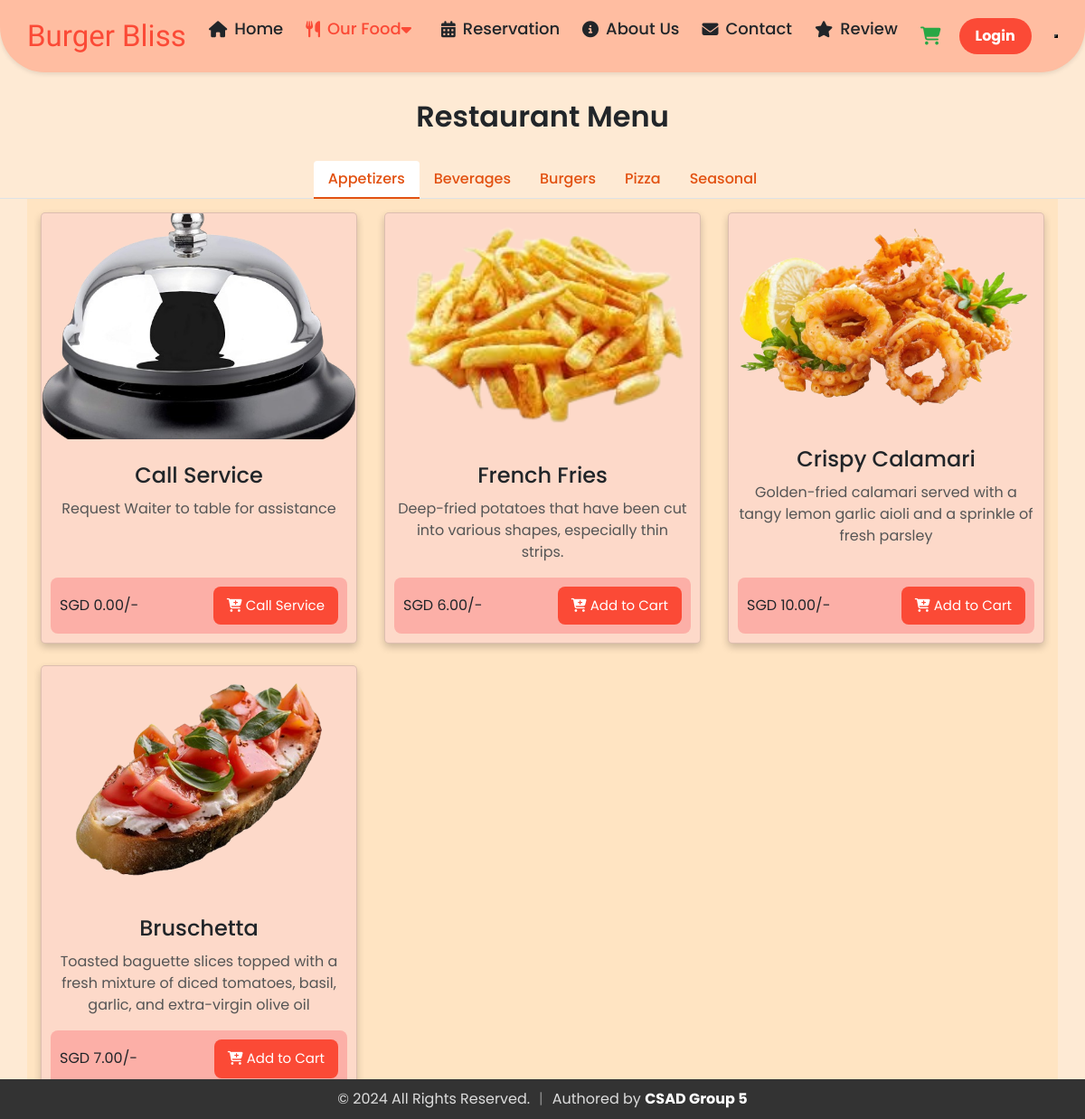
The page /php/menu.php?category=appetizer on the database its author committed.
### tables this page shows
CREATE TABLE `menu_items` (
  `id` int(11) NOT NULL,
  `catName` varchar(100) NOT NULL,
  `itemName` varchar(255) NOT NULL,
  `description` text DEFAULT NULL,
  `price` decimal(10,2) NOT NULL,
  `image` varchar(255) DEFAULT NULL,
  `status` enum('Available','Unavailable') DEFAULT 'Available'
);

### php/menu.php (the view, shortened to what this page needs)
<?php
include 'db_connection.php';
$categoryQuery = 'SELECT catName FROM menu_categories';
$categoryResult = $conn->query($categoryQuery);
$categories = [];
if ($categoryResult) {
    while ($row = $categoryResult->fetch_assoc()) {
        $categories[] = $row['catName'];
    }
} else {
    echo "";
}
$selectedCategory = isset($_GET['category']) ? strtolower(trim($_GET['category'])) : strtolower($categories[0]);
$validCategories = array_map('strtolower', $categories);
if (!in_array($selectedCategory, $validCategories)) {
    $selectedCategory = strtolower($categories[0]);
}
$activeIndex = array_search($selectedCategory, $validCategories);
?>
<!DOCTYPE html>
<html lang="en">
<head>
    <link rel='stylesheet' href='https://cdnjs.cloudflare.com/ajax/libs/twitter-bootstrap/4.5.2/css/bootstrap.min.css' />
    <link rel='stylesheet' href='https://cdnjs.cloudflare.com/ajax/libs/font-awesome/5.15.4/css/all.min.css' />
    <link rel="stylesheet" href="../css/menu.css">
</head>
<body>
    <?php
    if (isset($_SESSION['userloggedin']) && $_SESSION['userloggedin']) {
      include 'navbar_loggedIn.php';
    } else {
      include 'navbar.php';
    }
    ?>
    <div class="heading">
        <div class="heading-title">Restaurant Menu</div>
    </div>
    <div class="category-nav">
        <ul class="nav nav-tabs justify-content-center" id="categoryTab">
            <?php foreach ($categories as $index => $category): ?>
                <?php
                    $categorySlug = strtolower($category);
                    $isActive = ($index === $activeIndex) ? 'active' : '';
                ?>
                <li class="nav-item">
                    <a class="nav-link <?= $isActive ?>" id="<?= $categorySlug ?>-tab" data-toggle="tab" href="#<?= $categorySlug?>" aria-controls="<?= $categorySlug ?>" aria-selected="<?= ($isActive === 'active') ? 'true' : 'false'; ?>">
                        <?= htmlspecialchars($category) ?>
                    </a>
                </li>
            <?php endforeach; ?>
        </ul>
    </div>
    <div class="container menu-section">
        <div class="tab-content" id="categoryTabContent">
            <?php foreach ($categories as $index => $category): ?>
                <?php
                    $categorySlug = strtolower($category);
                    $isActive = ($categorySlug === $selectedCategory) ? 'show active' : '';
                ?>
                <div class="tab-pane fade <?= $isActive ?>" id="<?= $categorySlug ?>" role="tabpanel" aria-labelledby="<?= $categorySlug ?>-tab">
                    <div class="row menu-items">
                        <?php
                          $stmt = $conn->prepare("SELECT * FROM menu_items WHERE catName = ? ORDER BY (itemName = 'Call Service') DESC, id ASC");
                          $stmt->bind_param('s', $category);
                          $stmt->execute();
                          $result = $stmt->get_result();
                        ?>
                        <?php if ($result->num_rows > 0): ?>
                            <?php while ($row = $result->fetch_assoc()): ?>
                                <div class="col-lg-4 col-md-6 col-sm-12 menu-item mb-4">
                                    <div class="menu-card card h-100">
                                        <img src="../food_images/<?= htmlspecialchars($row['image']) ?>" class="card-img-top" alt="<?= htmlspecialchars($row['itemName']) ?>">
                                        <div class="card-body d-flex flex-column">
                                            <h5 class="card-title text-center mt-3"> <?= htmlspecialchars($row['itemName']) ?> </h5>
                                            <p class="description"> <?= htmlspecialchars($row['description']) ?> </p>
                                            <?php if ($row['status'] == 'Unavailable'): ?>
                                                <p class="card-status">Unavailable</p>
                                            <?php else: ?>
                                                <div class="button-container mt-auto">
                                                    <p class="card-text">SGD&nbsp;<?= number_format($row['price'], 2) ?>/-</p>
                                                    <?php if ($row['itemName'] === 'Call Service'): ?>
                                                        <form method="POST" class="d-inline">
                                                            <button type="submit" name="confirm_add_to_cart" class="btn btn-primary addItemBtn">
                                                                <i class="fas fa-cart-plus"></i> Call Service
                                                            </button>
                                                        </form>
                                                    <?php else: ?>
                                                    <button
                                                        type="button"
                                                        class="btn btn-primary addItemBtn"
                                                        data-toggle="modal"
                                                        data-target="#customizeModal"
                                                        data-id="<?= htmlspecialchars($row['id']) ?>"
                                                        data-name="<?= htmlspecialchars($row['itemName']) ?>"
                                                        data-description="<?= htmlspecialchars($row['description']) ?>"
                                                        data-price="<?= htmlspecialchars($row['price']) ?>"
                                                        data-image="<?= htmlspecialchars($row['image']) ?>"
                                                        data-category="<?= htmlspecialchars($category) ?>"
                                                    >
                                                        <i class="fas fa-cart-plus"></i> Add to Cart
                                                    </button>
                                                    <?php endif; ?>
                                                </div>
                                            <?php endif; ?>
                                        </div>
                                    </div>
                                </div>
                            <?php endwhile; ?>
                        <?php else: ?>
                            <div class="col-12">
                                <p class="text-center">No items available in this category.</p>
                            </div>
                        <?php endif; ?>
                    </div>
                </div>
            <?php endforeach; ?>
        </div>
    </div>
</body>
</html>

### css/menu.css (style rules this page uses)
* { margin: 0; padding: 0; box-sizing: border-box; }
html { scroll-behavior: smooth; }
body { font-family: "Poppins", sans-serif; background-color: #feead4; padding-top: 100px; overflow-x: hidden; }
.heading { display: flex; flex-direction: column; align-items: center; text-align: center; padding: 5px; border-radius: 8px; margin: 20px auto; width: 100%; }
.heading-title { font-size: 2em; font-weight: 600; }
.category-nav .nav-tabs .nav-link { color: #e25111; font-weight: 500; border: none; }
.category-nav .nav-tabs .nav-link.active { border-bottom: 2px solid #e25111; color: #e25111; }
.menu-section { padding-top: 15px; padding-bottom: 0px; background-color: #ffe4c2; }
.menu-item { margin-bottom: 20px; }
.menu-card { background-color: #fdd9c9; border-radius: 5px; overflow: hidden; box-shadow: 0 4px 8px rgba(0,0,0,0.2); transition: transform 0.3s ease; height: 100%; }
.menu-card img { width: 100%; height: auto; object-fit: cover; max-height: 250px; }
.button-container { display: flex; justify-content: space-between; align-items: center; }
.button-container .card-text { margin-bottom: 0; }
.card-body { display: flex; flex-direction: column; justify-content: space-between; padding: 10px; height: auto; }
.card-title { font-size: 1.5rem; margin-bottom: 10px; text-align: center; }
.description { font-size: 1rem; text-align: center; color: #555; }
.button-container { display: flex; justify-content: space-between; align-items: center; background-color: #fcafa7; padding: 10px; border-radius: 8px; }
.addItemBtn { background-color: #fb4a36; border: none; color: white; padding: 10px 15px; font-size: 15px; border-radius: 8px; cursor: pointer; }

### css/navbar.css (style rules this page uses)
* { margin: 0; padding: 0; box-sizing: border-box; }
:root { --navbar-bg: #ffbda1; --navbar-hover: #fb4a36; --dropdown-bg: #fed9c7; --dropdown-hover-bg: #fb4a36; --text-color: #212529; --brand-color: #fb4a36; --login-bg: #fb4a36; --login-hover-bg: #f98c39; --transition-speed: 0.3s; --font-primary: 'Poppins', sans-serif; --font-secondary: 'Lobster', cursive; }
body { font-family: var(--font-primary); background-color: #feead4; padding-top: 80px; transition: background-color var(--transition-speed); }

### rows shown on the page
menu_items: image (picture), itemName "Call Service", description "Request Waiter to table for assistance", price "0.00"
menu_items: image (picture), itemName "French Fries", description "Deep-fried potatoes that have been cut into various shapes, especially thin strips.", price "6.00"
menu_items: image (picture), itemName "Crispy Calamari", description "Golden-fried calamari served with a tangy lemon garlic aioli and a sprinkle of fresh parsley", price "10.00"
menu_items: image (picture), itemName "Bruschetta", description "Toasted baguette slices topped with a fresh mixture of diced tomatoes, basil, garlic, and extra-virgin olive oil", price "7.00"

### other values the page prints
$category "Appetizers"
$category "Beverages"
$category "Burgers"
$category "Pizza"
$category "Seasonal"
